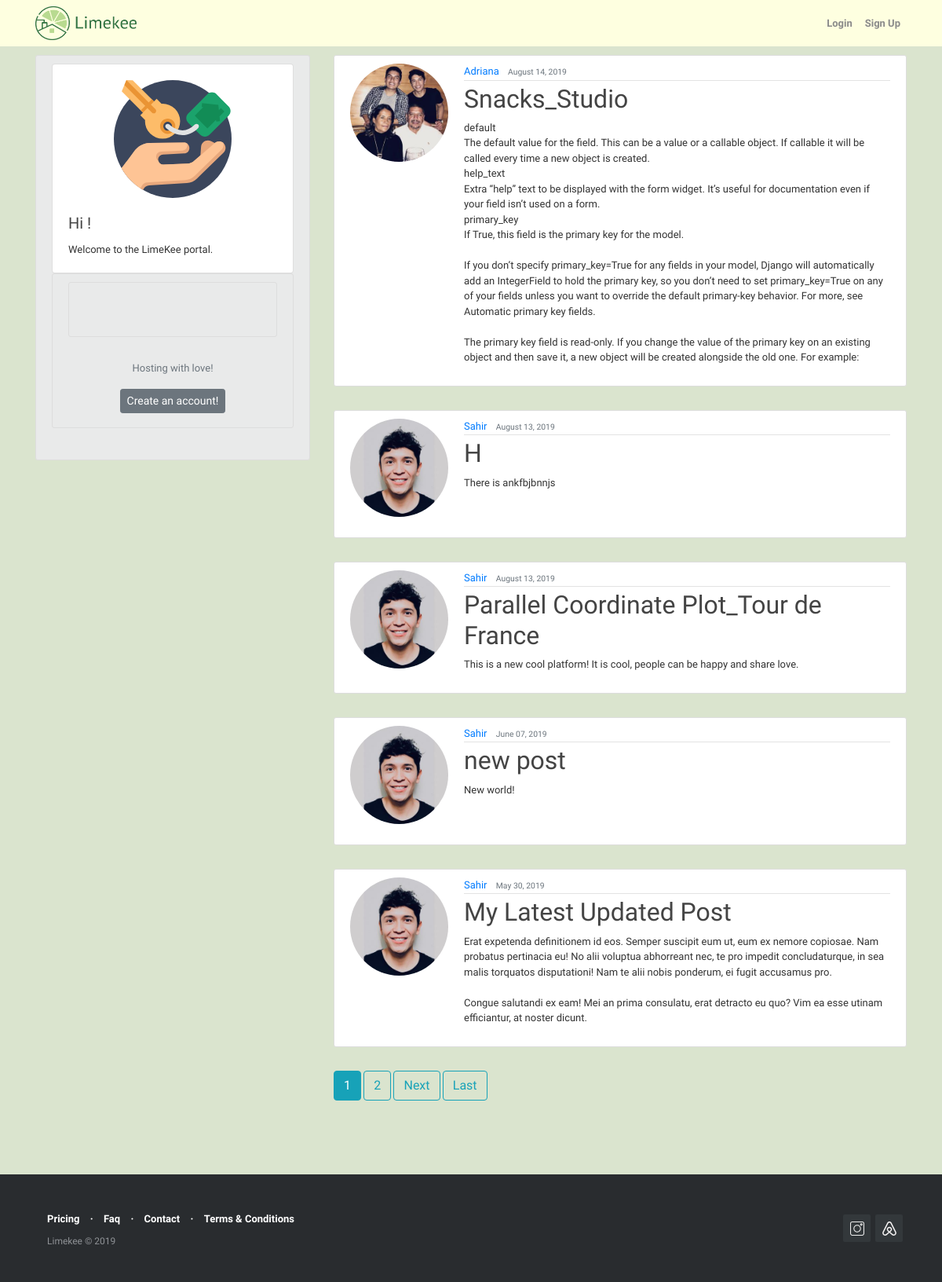
The page /blog/ on the database as committed earlier.
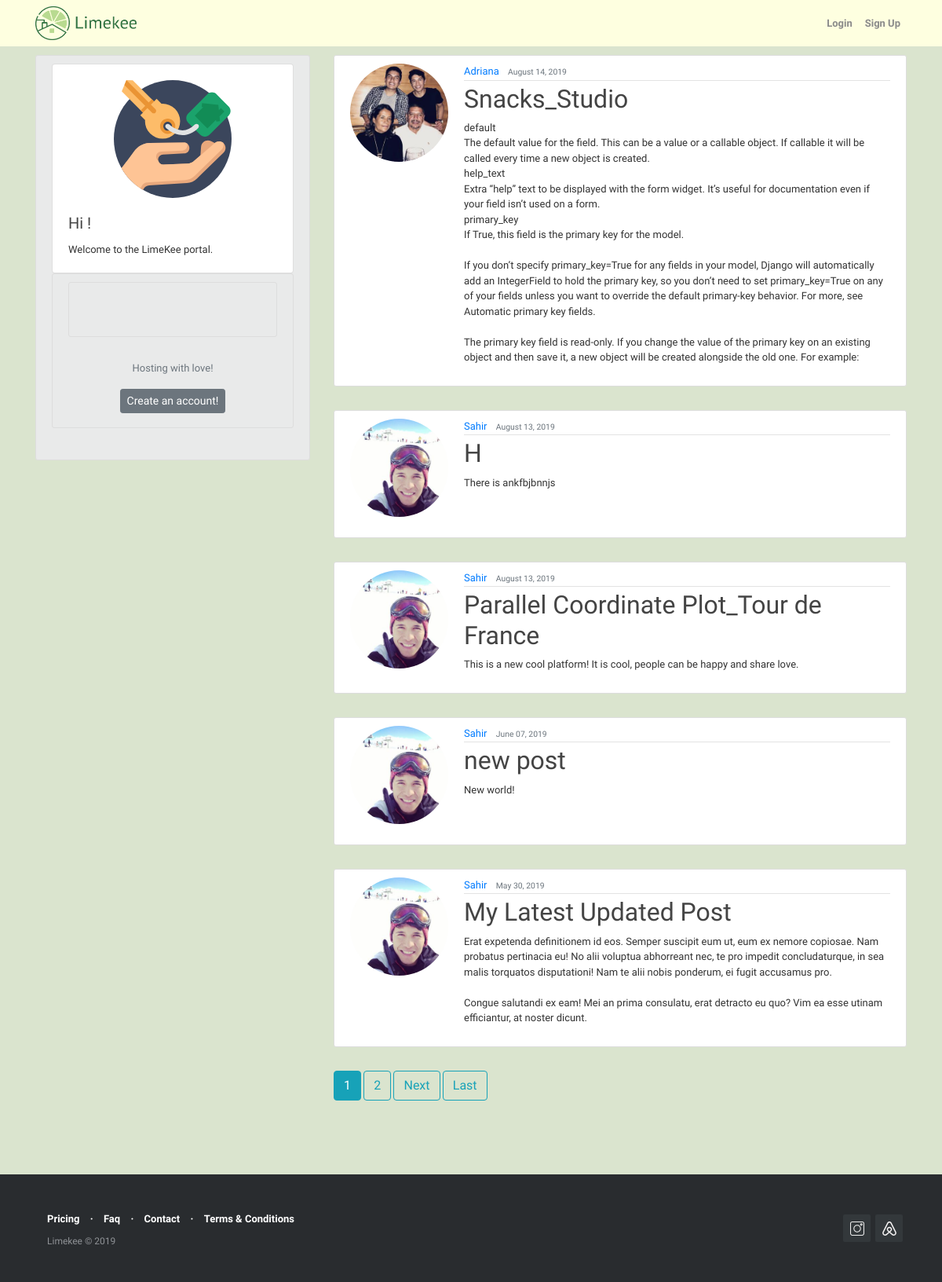
The same page on the database as committed later.
### blog/models.py (models this page shows, shortened)
class Posts(models.Model):
    title = models.CharField(max_length=100)
    content = models.TextField()
    date_posted = models.DateTimeField(default=timezone.now)
    author = models.ForeignKey(User, on_delete=models.CASCADE)

### users/models.py (models this page shows, shortened)
class Profile(models.Model):
    user = models.OneToOneField(User, on_delete = models.CASCADE)
    first_name = models.CharField(max_length=30, blank=False)
    last_name = models.CharField(max_length=30, blank=False)
    phone_number = models.IntegerField(blank=True, null=True)
    image = models.ImageField (default = 'default.png', upload_to='profile_pics')

### blog/views.py (the view)
# urls.py: path('', PostListView.as_view(), name='blog-home'),
class PostListView(ListView):
    model = Posts
    template_name = 'blog/home.html'
    context_object_name = 'posts'
    ordering = ['-date_posted']
    paginate_by = 5

### blog/templates/blog/home.html (shortened to what this page needs)
{% extends "blog/base.html" %}
{% block content %}
    {% for post in posts  %}
      <article class="media content-section">
        <img class="rounded-circle account-img" src="{{post.author.profile.image.url}}" alt="Author picture">
         <div class="media-body">
           <div class="article-metadata">
           <a class="mr-2" href="{% url 'user-posts' post.author.username %}">{{ post.author }}</a>
           <small class="text-muted">{{ post.date_posted|date:"F d, Y"}}</small>
         </div>
        <h2><a class="article-title" href="{% url 'post-detail' post.id %}">{{ post.title }}</a></h2>
        <p class="article-content">{{ post.content }}</p>
       </div>
     </article>
    {% endfor %}
    {% if is_paginated %}
      {% for num in page_obj.paginator.page_range %}
        {% if page_obj.number == num %}
          <a class="btn btn-info mb-4" href="?page={{ num }}">{{ num }}</a>
        {% elif num > page_obj.number|add:'-2' and num < page_obj.number|add:'2' %}
          <a class="btn btn-outline-info mb-4" href="?page={{ num }}">{{ num }}</a>
        {% endif %}
      {% endfor %}
      {% if page_obj.has_next %}
         <a class="btn btn-outline-info mb-4" href="?page={{ page_obj.next_page_number }}">Next</a>
         <a class="btn btn-outline-info mb-4" href="?page={{ page_obj.paginator.num_pages }}">Last</a>
      {% endif %}
    {% endif %}
{% endblock content %}

Rows that differ between the two databases and show on the page:
changed through a linked row, Posts "There is ankfbjbnnjs": author.profile.image: a different picture
changed through a linked row, Posts "Parallel Coordinate Plot_Tour de France": author.profile.image: a different picture
changed through a linked row, Posts "new post": author.profile.image: a different picture
changed through a linked row, Posts "My Latest Updated Post": author.profile.image: a different picture
